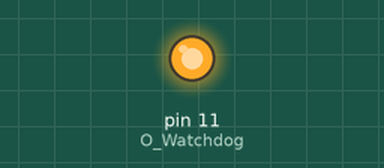
The program below on a simulated Raspberry Pi (header pin numbers). Shown: output pins drawn as LEDs (lit = HIGH). What the program prints to the terminal is not drawn.

Above: at 2.5 s.
At 7.5 s:
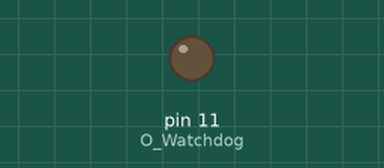
Timing chart, 0 to 13.0 s (numbered marks = the images above):
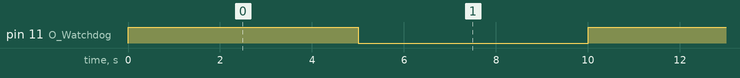

The program:

PMS.py
```python
import RPi.GPIO as GPIO
import time


O_Watchdog = 11 #this pin is for testing purpose

def setup():
    GPIO.setmode(GPIO.BOARD)
    GPIO.setup(O_Watchdog,GPIO.OUT)
    GPIO.output(O_Watchdog,GPIO.LOW)

def Watchdog():
    while True:
        GPIO.output(O_Watchdog,GPIO.HIGH)
        time.sleep(5)
        GPIO.output(O_Watchdog,GPIO.LOW)
        time.sleep(5)

def Reset():
    GPIO.cleanup()

if __name__ == '__main__':
    print ('Program is starting....\n')
    setup()
    try:
        Watchdog()
    except KeyboardInterrupt:
        Reset()
```

Measured:
- by itself, pin 11 (O_Watchdog): alternates HIGH for 5.0 s and LOW for 5.0 s
